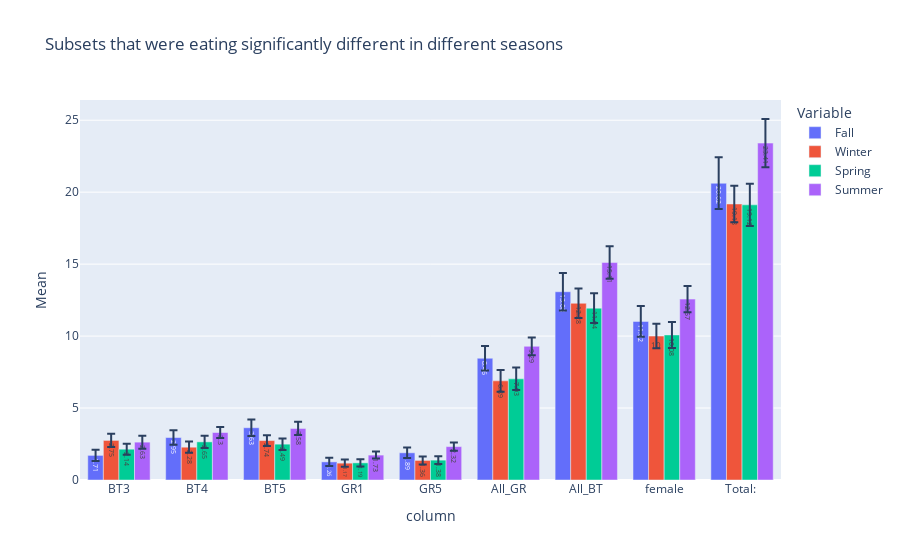

Here is the notebook cell this chart was saved with:
### Code cell
test = pd.DataFrame()
sig = ["BT3","BT4","BT5","GR1","GR5","All_GR","All_BT","female","Total: "]
column_names = ["season", "season2"]

for column in sig:
    compare = pd.DataFrame(columns = column_names)
    fall = st.t.interval(alpha=0.95, df=len(eat_fall[column])-1, loc=np.mean(eat_fall[column]), scale=st.sem(eat_fall[column],nan_policy='omit'))
    winter = st.t.interval(alpha=0.95, df=len(eat_winter[column])-1, loc=np.mean(eat_winter[column]), scale=st.sem(eat_winter[column],nan_policy='omit'))
    spring = st.t.interval(alpha=0.95, df=len(eat_spring[column])-1, loc=np.mean(eat_spring[column]), scale=st.sem(eat_spring[column],nan_policy='omit'))
    summer = st.t.interval(alpha=0.95, df=len(eat_summer[column])-1, loc=np.mean(eat_summer[column]), scale=st.sem(eat_summer[column],nan_policy='omit'))   
    for season in [fall, winter, spring, summer]:
        
        for season2 in [fall,winter, spring, summer]:
            if overlap(season[0],season[1],season2[0],season2[1])==False:
                if len(compare[((compare["season"]==namestr(season,globals())[0])&(compare["season2"]==namestr(season2,globals())[0]))|((compare["season"]==namestr(season2,globals())[0])&(compare["season2"]==namestr(season,globals())[0]))])==0:
                    new_row = pd.DataFrame({'season':namestr(season,globals())[0], 'season2':namestr(season2,globals())[0]}, index =[0]) 
                    compare = pd.concat([new_row, compare]).reset_index(drop = True) 
                    print(namestr(season,globals())[0],"and",namestr(season2,globals())[0], "are significantly different for",column)
                    #print(season, "and", season2, "are significantly different for",column)
                
    fall_mean = eat_fall[column].mean()
    winter_mean = eat_winter[column].mean()
    spring_mean = eat_spring[column].mean()
    summer_mean = eat_summer[column].mean()

    fall_error = (fall[1] - fall[0])/2
    winter_error = (winter[1] - winter[0])/2
    spring_error = (spring[1] - spring[0])/2
    summer_error = (summer[1] - summer[0])/2

    pd.Series()
    data = {'Variable':['Fall','Winter','Spring','Summer'], 'Mean':[fall_mean,winter_mean,spring_mean,summer_mean],'error':[fall_error,winter_error,spring_error,summer_error],'column':[column,column,column,column]} 
    data = pd.DataFrame(data)
    test = pd.concat([test, data])

test["Mean"] = round(test.Mean,2)
test["error"] = round(test.error,3)

px.bar(test, x = "column", y = "Mean", color = "Variable", hover_data = ["error"],error_y = "error", barmode = "group",text = "Mean" ,title = "Subsets that were eating significantly different in different seasons")

### Figure 1 — Plotly figure (JSON) as saved in the notebook; plotly's stock layout.template omitted (floating-point values rounded to 4 significant figures)
{"data": [{"alignmentgroup": "True", "customdata": [[0.385], [0.508], [0.575], [0.293], [0.361], [0.857], [1.298], [1.07], [1.798]], "error_y": {"array": [0.385, 0.508, 0.575, 0.293, 0.361, 0.857, 1.298, 1.07, 1.798]}, "hovertemplate": "Variable=Fall<br>column=%{x}<br>Mean=%{text}<br>error=%{customdata[0]}<extra></extra>", "legendgroup": "Fall", "marker": {"color": "#636efa"}, "name": "Fall", "offsetgroup": "Fall", "orientation": "v", "showlegend": true, "text": [1.71, 2.95, 3.63, 1.26, 1.89, 8.46, 13.08, 11.02, 20.62], "textposition": "auto", "type": "bar", "x": ["BT3", "BT4", "BT5", "GR1", "GR5", "All_GR", "All_BT", "female", "Total: "], "xaxis": "x", "y": [1.71, 2.95, 3.63, 1.26, 1.89, 8.46, 13.08, 11.02, 20.62], "yaxis": "y"}, {"alignmentgroup": "True", "customdata": [[0.459], [0.395], [0.369], [0.249], [0.278], [0.758], [1.032], [0.854], [1.262]], "error_y": {"array": [0.459, 0.395, 0.369, 0.249, 0.278, 0.758, 1.032, 0.854, 1.262]}, "hovertemplate": "Variable=Winter<br>column=%{x}<br>Mean=%{text}<br>error=%{customdata[0]}<extra></extra>", "legendgroup": "Winter", "marker": {"color": "#EF553B"}, "name": "Winter", "offsetgroup": "Winter", "orientation": "v", "showlegend": true, "text": [2.75, 2.28, 2.74, 1.17, 1.36, 6.89, 12.28, 10, 19.18], "textposition": "auto", "type": "bar", "x": ["BT3", "BT4", "BT5", "GR1", "GR5", "All_GR", "All_BT", "female", "Total: "], "xaxis": "x", "y": [2.75, 2.28, 2.74, 1.17, 1.36, 6.89, 12.28, 10, 19.18], "yaxis": "y"}, {"alignmentgroup": "True", "customdata": [[0.387], [0.426], [0.401], [0.246], [0.27], [0.78], [1.038], [0.902], [1.471]], "error_y": {"array": [0.387, 0.426, 0.401, 0.246, 0.27, 0.78, 1.038, 0.902, 1.471]}, "hovertemplate": "Variable=Spring<br>column=%{x}<br>Mean=%{text}<br>error=%{customdata[0]}<extra></extra>", "legendgroup": "Spring", "marker": {"color": "#00cc96"}, "name": "Spring", "offsetgroup": "Spring", "orientation": "v", "showlegend": true, "text": [2.14, 2.65, 2.49, 1.19, 1.38, 7.03, 11.94, 10.08, 19.12], "textposition": "auto", "type": "bar", "x": ["BT3", "BT4", "BT5", "GR1", "GR5", "All_GR", "All_BT", "female", "Total: "], "xaxis": "x", "y": [2.14, 2.65, 2.49, 1.19, 1.38, 7.03, 11.94, 10.08, 19.12], "yaxis": "y"}, {"alignmentgroup": "True", "customdata": [[0.452], [0.39], [0.461], [0.242], [0.292], [0.619], [1.128], [0.918], [1.674]], "error_y": {"array": [0.452, 0.39, 0.461, 0.242, 0.292, 0.619, 1.128, 0.918, 1.674]}, "hovertemplate": "Variable=Summer<br>column=%{x}<br>Mean=%{text}<br>error=%{customdata[0]}<extra></extra>", "legendgroup": "Summer", "marker": {"color": "#ab63fa"}, "name": "Summer", "offsetgroup": "Summer", "orientation": "v", "showlegend": true, "text": [2.63, 3.3, 3.58, 1.73, 2.32, 9.29, 15.11, 12.57, 23.41], "textposition": "auto", "type": "bar", "x": ["BT3", "BT4", "BT5", "GR1", "GR5", "All_GR", "All_BT", "female", "Total: "], "xaxis": "x", "y": [2.63, 3.3, 3.58, 1.73, 2.32, 9.29, 15.11, 12.57, 23.41], "yaxis": "y"}], "layout": {"barmode": "group", "legend": {"title": {"text": "Variable"}, "tracegroupgap": 0}, "title": {"text": "Subsets that were eating significantly different in different seasons"}, "xaxis": {"anchor": "y", "domain": [0, 1], "title": {"text": "column"}}, "yaxis": {"anchor": "x", "domain": [0, 1], "title": {"text": "Mean"}}}}
